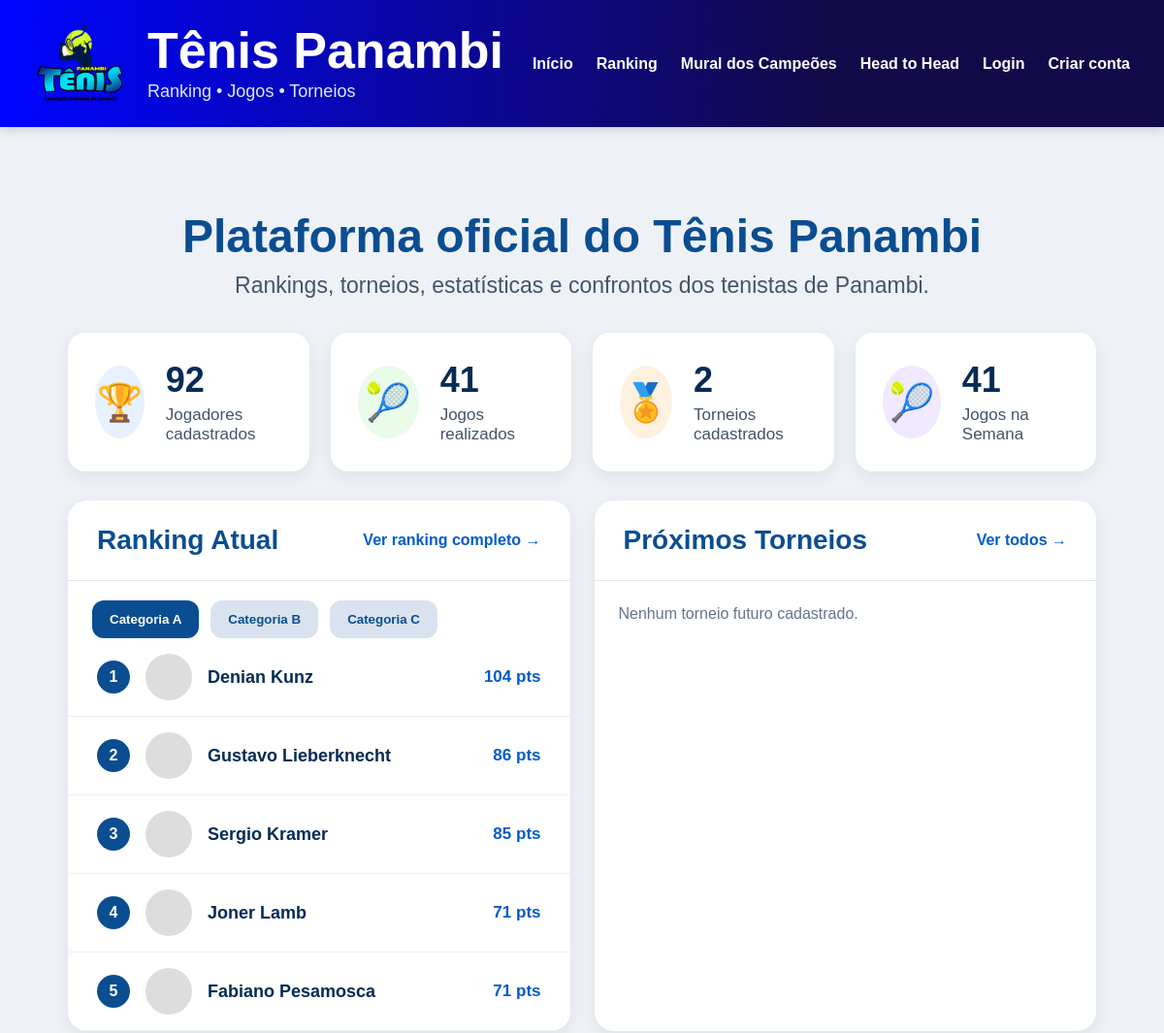
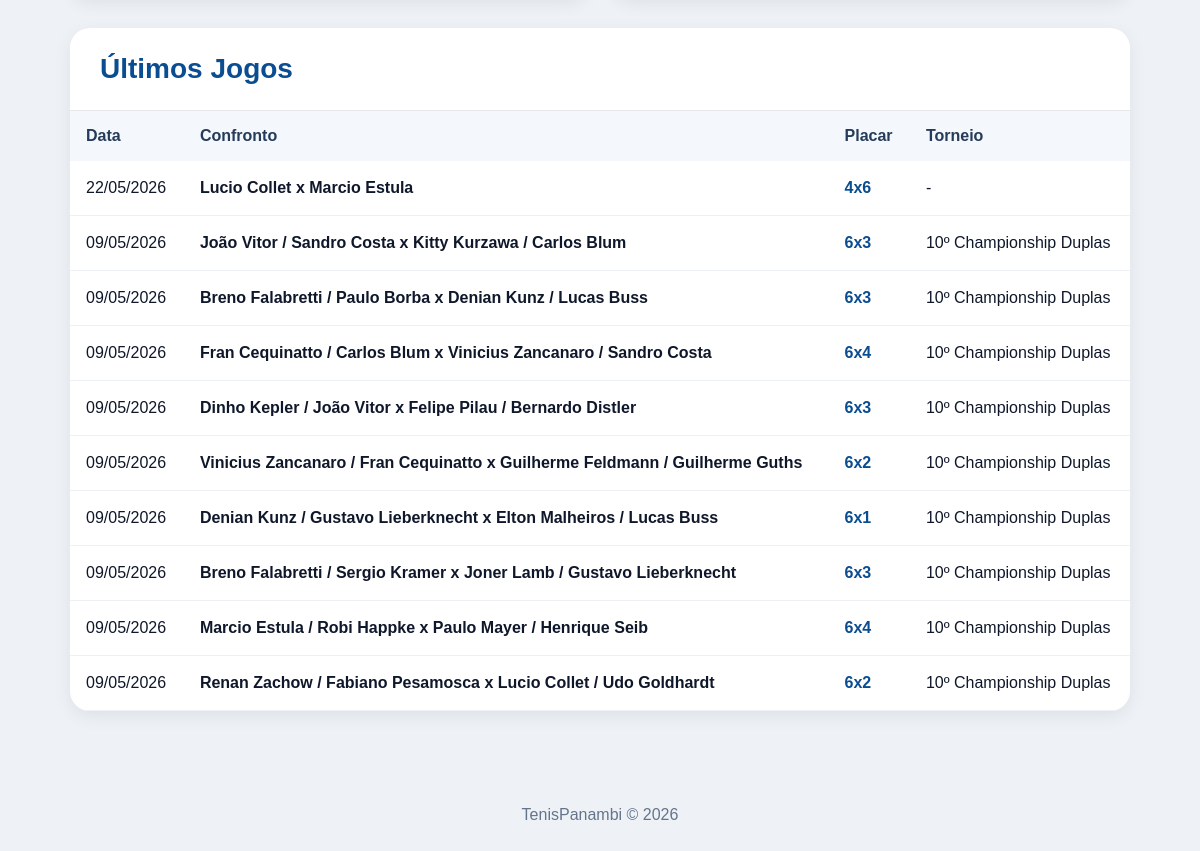
The page / on the database its author committed (2 pictures, top to bottom).
### core/models.py (models this page shows, shortened)
class RankingJogador(models.Model):
    torneio = models.ForeignKey(
        Torneio,
        on_delete=models.CASCADE
    )
    categoria = models.ForeignKey(
        CategoriaTorneio,
        on_delete=models.CASCADE
    )
    jogador = models.ForeignKey(
        Jogador,
        on_delete=models.CASCADE
    )
    pontos = models.IntegerField(default=0)
    vitorias = models.IntegerField(default=0)
    derrotas = models.IntegerField(default=0)
    games_feitos = models.IntegerField(default=0)
    games_sofridos = models.IntegerField(default=0)
    aproveitamento = models.FloatField(default=0)
    posicao = models.IntegerField(default=0)
    status_ranking = models.CharField(
        max_length=30,
        blank=True,
        null=True
    )

class Jogador(models.Model):
    CATEGORIAS = [
        ('A', 'Categoria A'),
        ('B', 'Categoria B'),
        ('C', 'Categoria C'),
    ]
    NIVEIS = [
        ('INICIANTE', 'Iniciante'),
        ('INTERMEDIARIO', 'Intermediário'),
        ('AVANCADO', 'Avançado'),
    ]
    MAOS = [
        ('DIREITA', 'Direita'),
        ('ESQUERDA', 'Esquerda'),
    ]
    usuario = models.OneToOneField(
        User,
        on_delete=models.SET_NULL,
        null=True,
        blank=True
    )
    nome = models.CharField(max_length=150)
    email = models.EmailField(
        blank=True,
        null=True
    )
    telefone = models.CharField(
        max_length=30,
        blank=True,
        null=True
    )
    cidade = models.CharField(
        max_length=100,
        blank=True,
        null=True
    )
    categoria = models.CharField(
    max_length=1,
    choices=CATEGORIAS,
    blank=True,
    null=True
)
    nivel = models.CharField(
        max_length=20,
        choices=NIVEIS,
        default='INICIANTE'
    )
    mao_dominante = models.CharField(
        max_length=20,
        choices=MAOS,
        default='DIREITA'
    )
    raquete = models.CharField(
        max_length=100,
        blank=True,
        null=True
    )
    instagram = models.CharField(
        max_length=100,
        blank=True,
        null=True
    )
    foto = models.ImageField(
        upload_to='jogadores/',
        blank=True,
        null=True
    )
    jogos_historicos = models.IntegerField(default=0)
    vitorias_historicas = models.IntegerField(default=0)
    derrotas_historicas = models.IntegerField(default=0)
    titulos_cd = models.IntegerField(default=0)
    vice_cd = models.IntegerField(default=0)
    semifinal_cd = models.IntegerField(default=0)
    ativo = models.BooleanField(default=False)
    criado_em = models.DateTimeField(auto_now_add=True)
    class Meta:
        ordering = ['categoria', 'nome']

class Jogo(models.Model):
    TIPOS = [
        ('CHAMPIONSHIP_DUPLAS', 'Championship Duplas'),
        ('AMISTOSO_DUPLAS', 'Amistoso Duplas'),
        ('SIMPLES', 'Simples'),
    ]
    STATUS_JOGO = [
        ('PENDENTE', 'Pendente'),
        ('CONFIRMADO', 'Confirmado'),
        ('CONTESTADO', 'Contestado'),
    ]
    FASES = [
        ('OITAVAS', 'Oitavas'),
        ('QUARTAS', 'Quartas'),
        ('SEMI', 'Semi Final'),
        ('FINAL', 'Final'),
    ]
    torneio = models.ForeignKey(
        Torneio,
        on_delete=models.CASCADE,
        blank=True,
        null=True
    )
    categoria = models.ForeignKey(
        CategoriaTorneio,
        on_delete=models.SET_NULL,
        blank=True,
        null=True
    )
    tipo_jogo = models.CharField(
        max_length=30,
        choices=TIPOS
    )
    rodada = models.IntegerField(
        blank=True,
        null=True
    )
    fase = models.CharField(
        max_length=20,
        choices=FASES,
        blank=True,
        null=True
    )
    data_jogo = models.DateField()
    status = models.CharField(
        max_length=20,
        choices=STATUS_JOGO,
        default='PENDENTE'
    )
    criado_em = models.DateTimeField(auto_now_add=True)
    observacoes = models.TextField(
        blank=True,
        null=True
    )
    def descricao_confronto(self):
        lado_a = []
        lado_b = []
        for p in self.participantes.all():
            if p.lado == 'A':
                lado_a.append(p.jogador.nome)
            if p.lado == 'B':
                lado_b.append(p.jogador.nome)
        nome_a = ' / '.join(lado_a)
        nome_b = ' / '.join(lado_b)
        return f'{nome_a} x {nome_b}'
    def placar_resumido(self):
        placares = []
        for s in self.sets.all().order_by('numero_set'):
            placar = f'{s.games_lado_a}x{s.games_lado_b}'
            if s.teve_tiebreak:
                placar += f' ({s.tiebreak_lado_a}x{s.tiebreak_lado_b})'
            placares.append(placar)
        return ' / '.join(placares)

class ParticipanteJogo(models.Model):
    LADOS = [
        ('A', 'Lado A'),
        ('B', 'Lado B'),
    ]
    jogo = models.ForeignKey(
        Jogo,
        on_delete=models.CASCADE,
        related_name='participantes'
    )
    jogador = models.ForeignKey(
        Jogador,
        on_delete=models.CASCADE
    )
    lado = models.CharField(
        max_length=1,
        choices=LADOS
    )
    vencedor = models.BooleanField(default=False)
    pontos_ranking = models.IntegerField(default=0)

class SetJogo(models.Model):
    jogo = models.ForeignKey(
        Jogo,
        on_delete=models.CASCADE,
        related_name='sets'
    )
    numero_set = models.IntegerField()
    games_lado_a = models.IntegerField()
    games_lado_b = models.IntegerField()
    teve_tiebreak = models.BooleanField(default=False)
    tiebreak_lado_a = models.IntegerField(
        blank=True,
        null=True
    )
    tiebreak_lado_b = models.IntegerField(
        blank=True,
        null=True
    )

class Torneio(models.Model):
    TIPOS = [
        ('RANKING', 'Ranking'),
        ('MATA_MATA', 'Mata-mata'),
        ('GRUPOS', 'Grupos'),
        ('AMISTOSO', 'Amistoso'),
        ('TREINO', 'Treino'),
    ]
    DISPUTAS = [
        ('SIMPLES', 'Simples'),
        ('DUPLAS', 'Duplas'),
    ]
    STATUS = [
    ('ABERTO', 'Aberto'),
    ('EM_ANDAMENTO', 'Em andamento'),
    ('FASE_FINAIS', 'Fase finais'),
    ('ENCERRADO', 'Encerrado definitivamente'),
]
    nome = models.CharField(max_length=100)
    edicao = models.IntegerField(default=1)
    ano = models.IntegerField(default=2026)
    tipo = models.CharField(
        max_length=20,
        choices=TIPOS,
        default='RANKING'
    )
    disputa = models.CharField(
        max_length=20,
        choices=DISPUTAS,
        default='DUPLAS'
    )
    data_inicio = models.DateField(
        blank=True,
        null=True
    )
    data_fim = models.DateField(
        blank=True,
        null=True
    )
    status = models.CharField(
        max_length=20,
        choices=STATUS,
        default='ABERTO'
    )
    criado_em = models.DateTimeField(auto_now_add=True)

### core/views.py (the view)
def home(request):
    total_jogadores = Jogador.objects.count()
    total_jogos = Jogo.objects.filter(
        status='CONFIRMADO'
    ).count()
    total_torneios = Torneio.objects.count()
    jogos_semana = Jogo.objects.filter(
        status='CONFIRMADO'
    ).count()
    ultimos_jogos = Jogo.objects.filter(
    status='CONFIRMADO'
    ).order_by('-data_jogo','-id')[:10]
    ranking_a = RankingJogador.objects.filter(
        categoria__categoria='A'
    ).order_by('posicao')[:5]
    ranking_b = RankingJogador.objects.filter(
        categoria__categoria='B'
    ).order_by('posicao')[:5]
    ranking_c = RankingJogador.objects.filter(
        categoria__categoria='C'
    ).order_by('posicao')[:5]
    proximos_torneios = Torneio.objects.filter(
        data_inicio__gte=date.today()
    ).order_by('data_inicio')[:3]
    return render(
        request,
        'core/index.html',
        {
            'total_jogadores': total_jogadores,
            'total_jogos': total_jogos,
            'total_torneios': total_torneios,
            'jogos_semana': jogos_semana,
            'ultimos_jogos': ultimos_jogos,
            'ranking_a': ranking_a,
            'ranking_b': ranking_b,
            'ranking_c': ranking_c,
            'proximos_torneios': proximos_torneios,
        }
    )

### core/templates/core/index.html (shortened to what this page needs)
{% extends 'base/base.html' %}
{% load static %}
{% block content %}
</head>
<body>
<div class="container">
    <div class="titulo-home">
        <h1>Plataforma oficial do Tênis Panambi</h1>
        <p>Rankings, torneios, estatísticas e confrontos dos tenistas de Panambi.</p>
    </div>
    <div class="cards-status">
        <div class="status-card">
            <div class="icone azul">🏆</div>
            <div>
                <h2>{{ total_jogadores }}</h2>
                <p>Jogadores cadastrados</p>
            </div>
        </div>
        <div class="status-card">
            <div class="icone verde">🎾</div>
            <div>
                <h2>{{ total_jogos }}</h2>
                <p>Jogos realizados</p>
            </div>
        </div>
        <div class="status-card">
            <div class="icone laranja">🏅</div>
            <div>
                <h2>{{ total_torneios }}</h2>
                <p>Torneios cadastrados</p>
            </div>
        </div>
        <div class="status-card">
    <div class="icone roxo">🎾</div>
    <div>
        <h2>{{ jogos_semana }}</h2>
        <p>Jogos na Semana</p>
    </div>
</div>
    </div>
    <div class="grade-principal">
        <div class="card">
            <div class="card-header">
                <h2>Ranking Atual</h2>
                <a href="/ranking/">Ver ranking completo →</a>
            </div>
           <div style="
padding:20px 25px 0 25px;
display:flex;
gap:12px;
">
    <button
        onclick="mostrarRanking('A')"
        id="btnA"
        style="
        background:#0b4d91;
        color:white;
        border:none;
        border-radius:12px;
        padding:12px 18px;
        font-weight:bold;
        cursor:pointer;
        ">
        Categoria A
    </button>
    <button
        onclick="mostrarRanking('B')"
        id="btnB"
        style="
        background:#d9e3f0;
        color:#0b4d91;
        border:none;
        border-radius:12px;
        padding:12px 18px;
        font-weight:bold;
        cursor:pointer;
        ">
        Categoria B
    </button>
    <button
        onclick="mostrarRanking('C')"
        id="btnC"
        style="
        background:#d9e3f0;
        color:#0b4d91;
        border:none;
        border-radius:12px;
        padding:12px 18px;
        font-weight:bold;
        cursor:pointer;
        ">
        Categoria C
    </button>
</div>
<div id="rankingA">
    {% for r in ranking_a %}
        <div class="ranking-item">
            <div class="posicao">
                {{ r.posicao }}
            </div>
            {% if r.jogador.foto %}
                <img class="avatar" src="{{ r.jogador.foto.url }}">
            {% else %}
                <div class="avatar"></div>
            {% endif %}
            <div class="ranking-nome">
                {{ r.jogador.nome }}
            </div>
            <div class="ranking-pontos">
                {{ r.pontos }} pts
            </div>
        </div>
    {% endfor %}
</div>
        </div>
        <div class="card">
            <div class="card-header">
                <h2>Próximos Torneios</h2>
                <a href="/torneios/">Ver todos →</a>
            </div>
            {% for torneio in proximos_torneios %}
                <div class="torneio-item">
                    <div class="data-box">
                        <div class="dia">{{ torneio.data_inicio|date:"d" }}</div>
                        <div class="mes">{{ torneio.data_inicio|date:"M" }}</div>
                    </div>
                    <div class="torneio-info">
                        <strong>{{ torneio.nome }}</strong>
                        <div>Panambi/RS</div>
                    </div>
                    <div class="status-torneio">
                        {{ torneio.get_status_display }}
                    </div>
                </div>
            {% empty %}
                <div style="padding:25px;color:#64748b;">
                    Nenhum torneio futuro cadastrado.
                </div>
            {% endfor %}
        </div>
    </div>
    <div class="ultimos-jogos">
        <div class="card-header">
            <h2>Últimos Jogos</h2>
        </div>
        <table class="tabela-jogos">
            <tr>
                <th>Data</th>
                <th>Confronto</th>
                <th>Placar</th>
                <th>Torneio</th>
            </tr>
            {% for jogo in ultimos_jogos %}
            <tr>
                <td>{{ jogo.data_jogo|date:"d/m/Y" }}</td>
                <td><strong>{{ jogo.descricao_confronto }}</strong></td>
                <td class="placar">{{ jogo.placar_resumido }}</td>
                <td>
                    {% if jogo.torneio %}
                        {{ jogo.torneio.nome }}
                    {% else %}
                        -
                    {% endif %}
                </td>
            </tr>
            {% empty %}
            <tr>
                <td colspan="4" style="text-align:center;color:#64748b;">
                    Nenhum jogo confirmado ainda.
                </td>
            </tr>
            {% endfor %}
        </table>
    </div>
</div>
<div class="footer">
    TenisPanambi © 2026
</div>
{% endblock %}

### core/templates/base/base.html (style rules this page uses)
* { margin:0; padding:0; box-sizing:border-box; font-family:Arial, Helvetica, sans-serif; }
body { background:#eef2f7; }

### core/templates/core/index.html (style rules this page uses)
body { margin:0; font-family:Arial, sans-serif; background:#eef2f7; color:#0f172a; }
.container { max-width:1400px; margin:0 auto; padding:35px 35px 60px 35px; }
.titulo-home { text-align:center; margin:15px 0 35px 0; }
.titulo-home h1 { font-size:48px; color:#0b4d91; margin-bottom:10px; }
.titulo-home p { font-size:23px; color:#44546a; margin-top:0; }
.cards-status { display:grid; grid-template-columns:repeat(4,1fr); gap:22px; margin-bottom:30px; }
.status-card { background:white; border-radius:18px; padding:28px; display:flex; align-items:center; gap:22px; box-shadow:0 5px 18px rgba(0,0,0,0.07); }
.icone { width:75px; height:75px; border-radius:50%; display:flex; align-items:center; justify-content:center; font-size:38px; }
.azul { background:#e8f1ff; }
.verde { background:#e9fbe9; }
.laranja { background:#fff1df; }
.roxo { background:#f0e9ff; }
.status-card h2 { margin:0; font-size:36px; color:#062b55; }
.status-card p { margin:5px 0 0 0; font-size:17px; color:#44546a; }
.grade-principal { display:grid; grid-template-columns:1fr 1fr; gap:25px; margin-bottom:30px; }
.card { background:white; border-radius:20px; box-shadow:0 5px 18px rgba(0,0,0,0.07); overflow:hidden; }
.card-header { padding:25px 30px; border-bottom:1px solid #e5e7eb; display:flex; justify-content:space-between; align-items:center; }
.card-header h2 { margin:0; color:#0b4d91; font-size:28px; }
.card-header a { color:#005cc8; text-decoration:none; font-weight:bold; }
.ranking-item { display:flex; align-items:center; padding:16px 30px; border-bottom:1px solid #edf0f4; gap:16px; }
.posicao { width:34px; height:34px; border-radius:50%; background:#0b4d91; color:white; display:flex; align-items:center; justify-content:center; font-weight:bold; }
.avatar { width:48px; height:48px; border-radius:50%; object-fit:cover; background:#ddd; }
.ranking-nome { flex:1; font-size:18px; font-weight:bold; color:#062b55; }
.ranking-pontos { font-size:17px; font-weight:bold; color:#005cc8; }
.ultimos-jogos { background:white; border-radius:20px; box-shadow:0 5px 18px rgba(0,0,0,0.07); overflow:hidden; }
.tabela-jogos { width:100%; border-collapse:collapse; }
.tabela-jogos th { background:#f4f7fb; color:#243b5a; padding:16px; text-align:left; }
.tabela-jogos td { padding:18px 16px; border-bottom:1px solid #edf0f4; font-size:16px; }
.placar { font-weight:bold; color:#0b4d91; }
.footer { text-align:center; padding:35px; color:#64748b; }

### rows shown on the page
RankingJogador: posicao "1", jogador.nome "Denian Kunz", pontos "104"
RankingJogador: posicao "2", jogador.nome "Gustavo Lieberknecht", pontos "86"
RankingJogador: posicao "3", jogador.nome "Sergio Kramer", pontos "85"
RankingJogador: posicao "4", jogador.nome "Joner Lamb", pontos "71"
RankingJogador: posicao "5", jogador.nome "Fabiano Pesamosca", pontos "71"
Jogo: data_jogo "22/05/2026", descricao_confronto "Lucio Collet x Marcio Estula", placar_resumido "4x6"
Jogo: data_jogo "09/05/2026", descricao_confronto "João Vitor / Sandro Costa x Kitty Kurzawa / Carlos Blum", placar_resumido "6x3", torneio.nome "10º Championship Duplas"
Jogo: data_jogo "09/05/2026", descricao_confronto "Breno Falabretti / Paulo Borba x Denian Kunz / Lucas Buss", placar_resumido "6x3", torneio.nome "10º Championship Duplas"
Jogo: data_jogo "09/05/2026", descricao_confronto "Fran Cequinatto / Carlos Blum x Vinicius Zancanaro / Sandro Costa", placar_resumido "6x4", torneio.nome "10º Championship Duplas"
Jogo: data_jogo "09/05/2026", descricao_confronto "Dinho Kepler / João Vitor x Felipe Pilau / Bernardo Distler", placar_resumido "6x3", torneio.nome "10º Championship Duplas"
Jogo: data_jogo "09/05/2026", descricao_confronto "Vinicius Zancanaro / Fran Cequinatto x Guilherme Feldmann / Guilherme Guths", placar_resumido "6x2", torneio.nome "10º Championship Duplas"
Jogo: data_jogo "09/05/2026", descricao_confronto "Denian Kunz / Gustavo Lieberknecht x Elton Malheiros / Lucas Buss", placar_resumido "6x1", torneio.nome "10º Championship Duplas"
Jogo: data_jogo "09/05/2026", descricao_confronto "Breno Falabretti / Sergio Kramer x Joner Lamb / Gustavo Lieberknecht", placar_resumido "6x3", torneio.nome "10º Championship Duplas"
Jogo: data_jogo "09/05/2026", descricao_confronto "Marcio Estula / Robi Happke x Paulo Mayer / Henrique Seib", placar_resumido "6x4", torneio.nome "10º Championship Duplas"
Jogo: data_jogo "09/05/2026", descricao_confronto "Renan Zachow / Fabiano Pesamosca x Lucio Collet / Udo Goldhardt", placar_resumido "6x2", torneio.nome "10º Championship Duplas"

### other values the page prints
{{ total_jogadores }} "92"
{{ total_jogos }} "41"
{{ total_torneios }} "2"
{{ jogos_semana }} "41"
